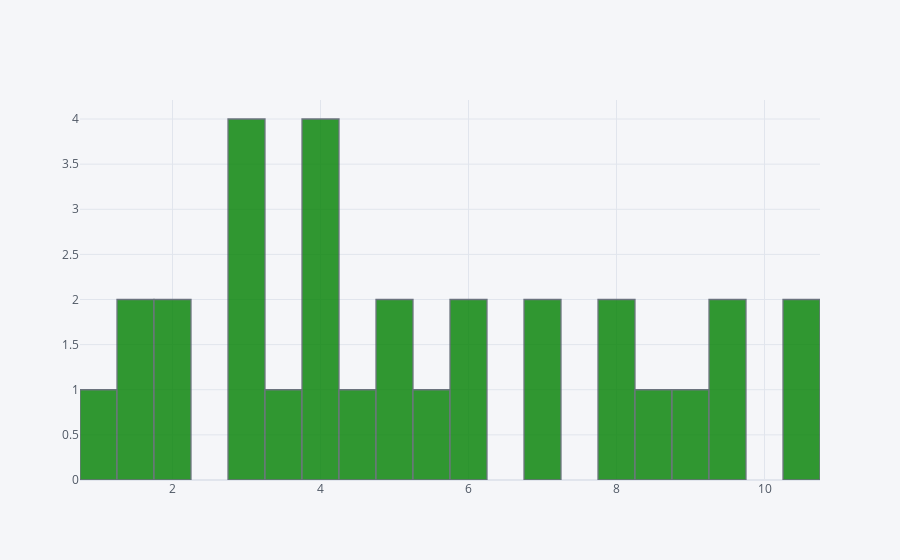

Write notebook code for a chart like this one.
### Markdown cell above
# Data Visualization

### Code cell
df_salary['YearsExperience'].iplot(kind='hist',bins=30,color='green')

### Figure 1 — Plotly figure (JSON) as saved in the notebook; plotly's stock layout.template omitted (floating-point values rounded to 4 significant figures)
{"data": [{"histfunc": "count", "histnorm": "", "marker": {"color": "rgba(0, 128, 0, 1.0)", "line": {"color": "#4D5663", "width": 1.3}}, "name": "YearsExperience", "nbinsx": 30, "opacity": 0.8, "orientation": "v", "type": "histogram", "x": [1.1, 1.3, 1.5, 2, 2.2, 2.9, 3, 3.2, 3.2, 3.7, 3.9, 4, 4, 4.1, 4.5, 4.9, 5.1, 5.3, 5.9, 6, 6.8, 7.1, 7.9, 8.2, 8.7, 9, 9.5, 9.6, 10.3, 10.5]}], "layout": {"barmode": "overlay", "legend": {"bgcolor": "#F5F6F9", "font": {"color": "#4D5663"}}, "paper_bgcolor": "#F5F6F9", "plot_bgcolor": "#F5F6F9", "title": {"font": {"color": "#4D5663"}}, "xaxis": {"gridcolor": "#E1E5ED", "showgrid": true, "tickfont": {"color": "#4D5663"}, "title": {"font": {"color": "#4D5663"}, "text": ""}, "zerolinecolor": "#E1E5ED"}, "yaxis": {"gridcolor": "#E1E5ED", "showgrid": true, "tickfont": {"color": "#4D5663"}, "title": {"font": {"color": "#4D5663"}, "text": ""}, "zerolinecolor": "#E1E5ED"}}}
